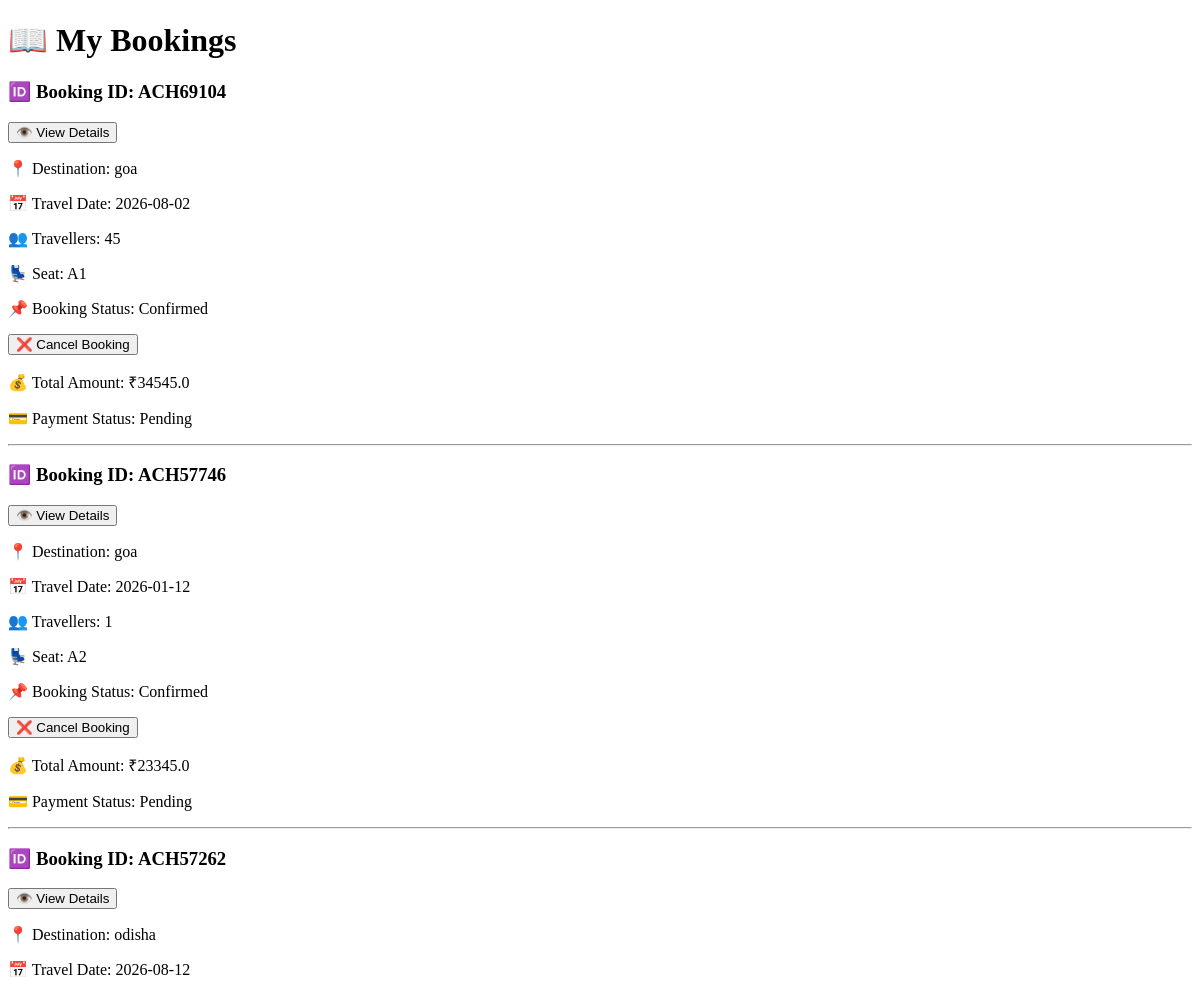
Page /my-bookings (signed in, upper part) on the earlier database version.
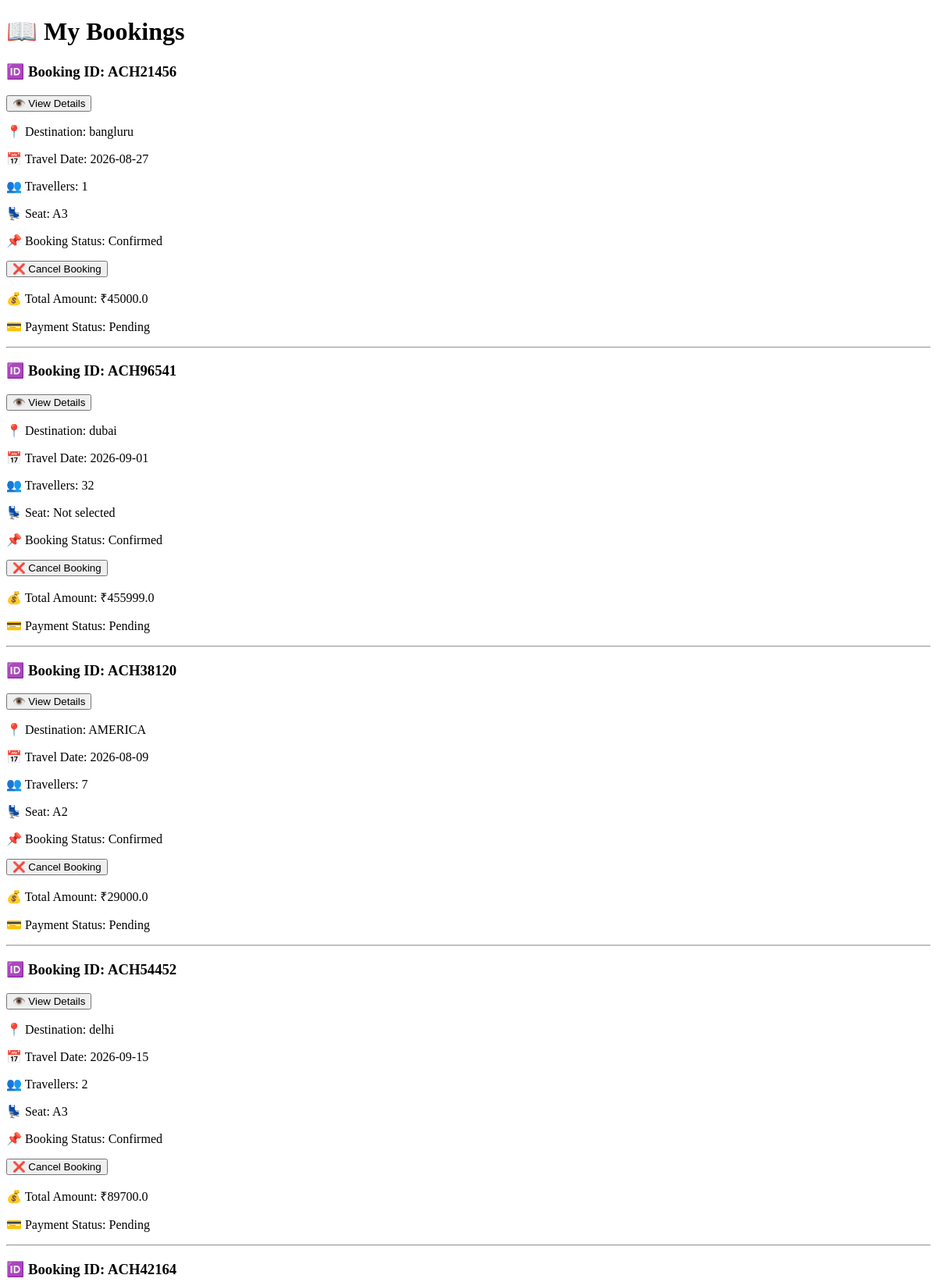
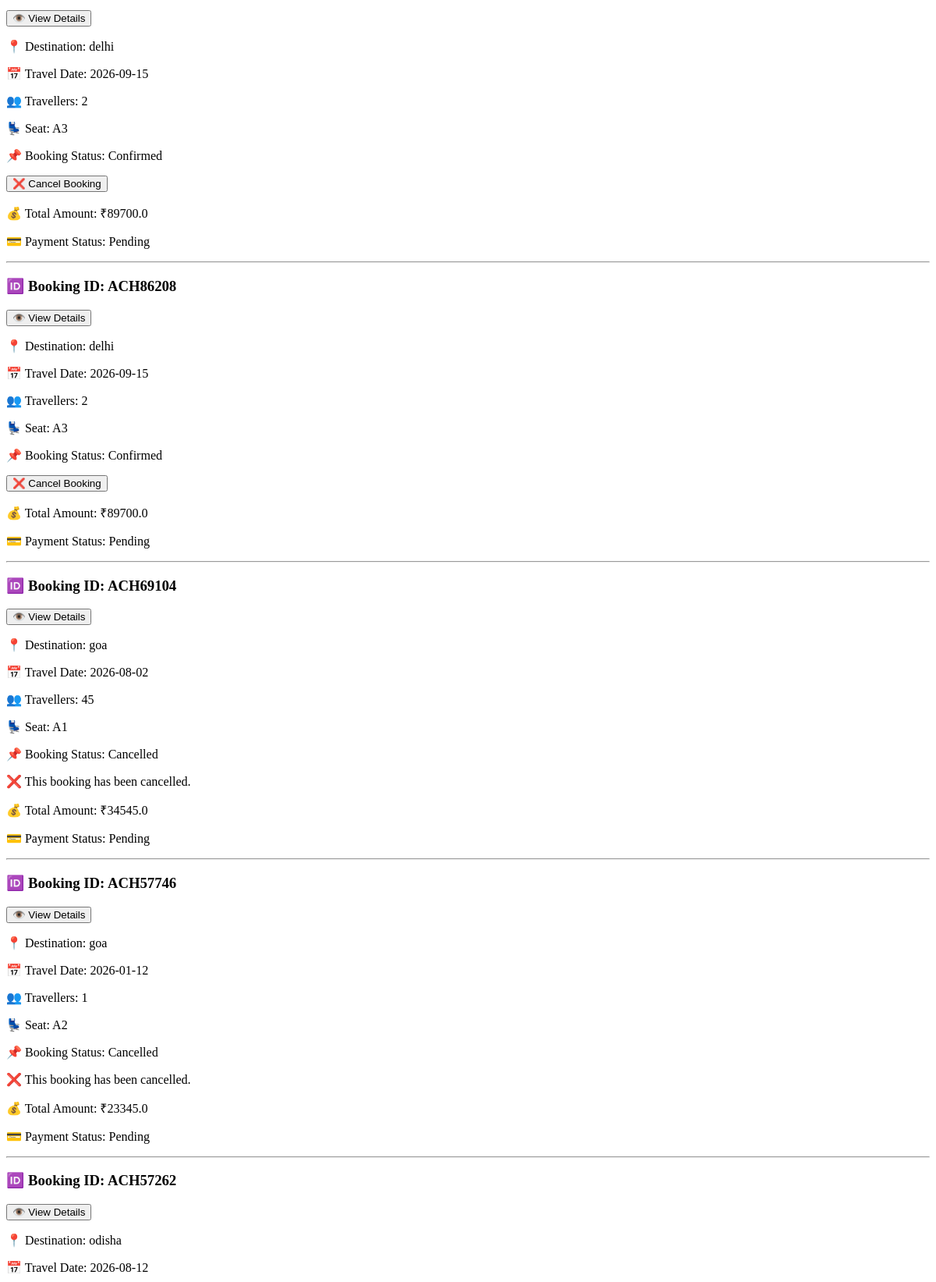
Same page on the later database version (2 pictures, top to bottom).
### tables this page shows
CREATE TABLE bookings (
    booking_id TEXT PRIMARY KEY,
    user_id INTEGER NOT NULL,
    hotel_id INTEGER,
    flight_id INTEGER,
    pnr TEXT UNIQUE,
    destination TEXT NOT NULL,
    travel_date TEXT NOT NULL,
    travellers INTEGER NOT NULL,
    seat_number TEXT,
    booking_status TEXT DEFAULT 'Confirmed',
    total_amount REAL NOT NULL,
    payment_status TEXT DEFAULT 'Pending',
    booking_time TIMESTAMP DEFAULT CURRENT_TIMESTAMP,

    FOREIGN KEY(user_id) REFERENCES users(user_id),
    FOREIGN KEY(hotel_id) REFERENCES hotels(hotel_id),
    FOREIGN KEY(flight_id) REFERENCES flights(flight_id)
);

### app.py (the view)
@app.route("/my-bookings")
def my_bookings():
    if "user" not in session:
        return redirect(url_for("login"))
    connection = sqlite3.connect("achron.db")
    cursor = connection.cursor()
    cursor.execute(
        "SELECT user_id FROM users WHERE email = ?",
        (session["user"],)
    )
    user = cursor.fetchone()
    connection.close()
    if user is None:
        return "User not found"
    user_id = user[0]
    bookings = get_user_bookings(user_id)
    return render_template(
        "my_bookings.html",
        bookings=bookings
    )

### booking/booking_service.py (called while the page is built)
def get_user_bookings(user_id):
    connection = sqlite3.connect(DATABASE_NAME)
    connection.row_factory = sqlite3.Row
    cursor = connection.cursor()
    cursor.execute("""
        SELECT
            booking_id,
            destination,
            travel_date,
            travellers,
            seat_number,
            booking_status,
            total_amount,
            payment_status,
            booking_time
        FROM bookings
        WHERE user_id = ?
        ORDER BY booking_time DESC
    """, (user_id,))
    bookings = cursor.fetchall()
    connection.close()
    return bookings

### templates/my_bookings.html (shortened to what this page needs)
<!DOCTYPE html>
<html>
<head>
</head>
<body>
<h1>📖 My Bookings</h1>
{% if bookings %}
    {% for booking in bookings %}
        <div>
            <h3>🆔 Booking ID: {{ booking["booking_id"] }}</h3>
            <a href="{{ url_for('booking_details', booking_id=booking['booking_id']) }}">
    <button>👁️ View Details</button>
</a>
            <p>📍 Destination: {{ booking["destination"] }}</p>
            <p>📅 Travel Date: {{ booking["travel_date"] }}</p>
            <p>👥 Travellers: {{ booking["travellers"] }}</p>
            <p>💺 Seat: {{ booking["seat_number"] or "Not selected" }}</p>
            <p>📌 Booking Status: {{ booking["booking_status"] }}</p>
            {% if booking["booking_status"] != "Cancelled" %}
    <form method="POST" action="{{ url_for('cancel_booking', booking_id=booking['booking_id']) }}">
        <button type="submit"
                onclick="return confirm('Are you sure you want to cancel this booking?');">
            ❌ Cancel Booking
        </button>
    </form>
{% else %}
    <p>❌ This booking has been cancelled.</p>
{% endif %}
            <p>💰 Total Amount: ₹{{ booking["total_amount"] }}</p>
            <p>💳 Payment Status: {{ booking["payment_status"] }}</p>
        </div>
        <hr>
    {% endfor %}
{% else %}
    <p>No bookings found.</p>
{% endif %}
<br>
</body>
</html>

Differences in the rows shown:
added bookings: booking_id "ACH21456", destination "bangluru", travel_date "2026-08-27", travellers "1", seat_number "A3", booking_status "Confirmed", total_amount "45000.0", payment_status "Pending"
added bookings: booking_id "ACH96541", destination "dubai", travel_date "2026-09-01", travellers "32", booking "Not selected", booking_status "Confirmed", total_amount "455999.0", payment_status "Pending"
added bookings: booking_id "ACH38120", destination "AMERICA", travel_date "2026-08-09", travellers "7", seat_number "A2", booking_status "Confirmed", total_amount "29000.0", payment_status "Pending"
added bookings: booking_id "ACH54452", destination "delhi", travel_date "2026-09-15", travellers "2", seat_number "A3", booking_status "Confirmed", total_amount "89700.0", payment_status "Pending"
added bookings: booking_id "ACH42164", destination "delhi", travel_date "2026-09-15", travellers "2", seat_number "A3", booking_status "Confirmed", total_amount "89700.0", payment_status "Pending"
added bookings: booking_id "ACH86208", destination "delhi", travel_date "2026-09-15", travellers "2", seat_number "A3", booking_status "Confirmed", total_amount "89700.0", payment_status "Pending"
changed bookings "ACH69104": booking_status "Confirmed" → "Cancelled"; booking_status "❌ Cancel Booking" → "❌ This booking has been cancelled."
changed bookings "ACH57746": booking_status "Confirmed" → "Cancelled"; booking_status "❌ Cancel Booking" → "❌ This booking has been cancelled."
